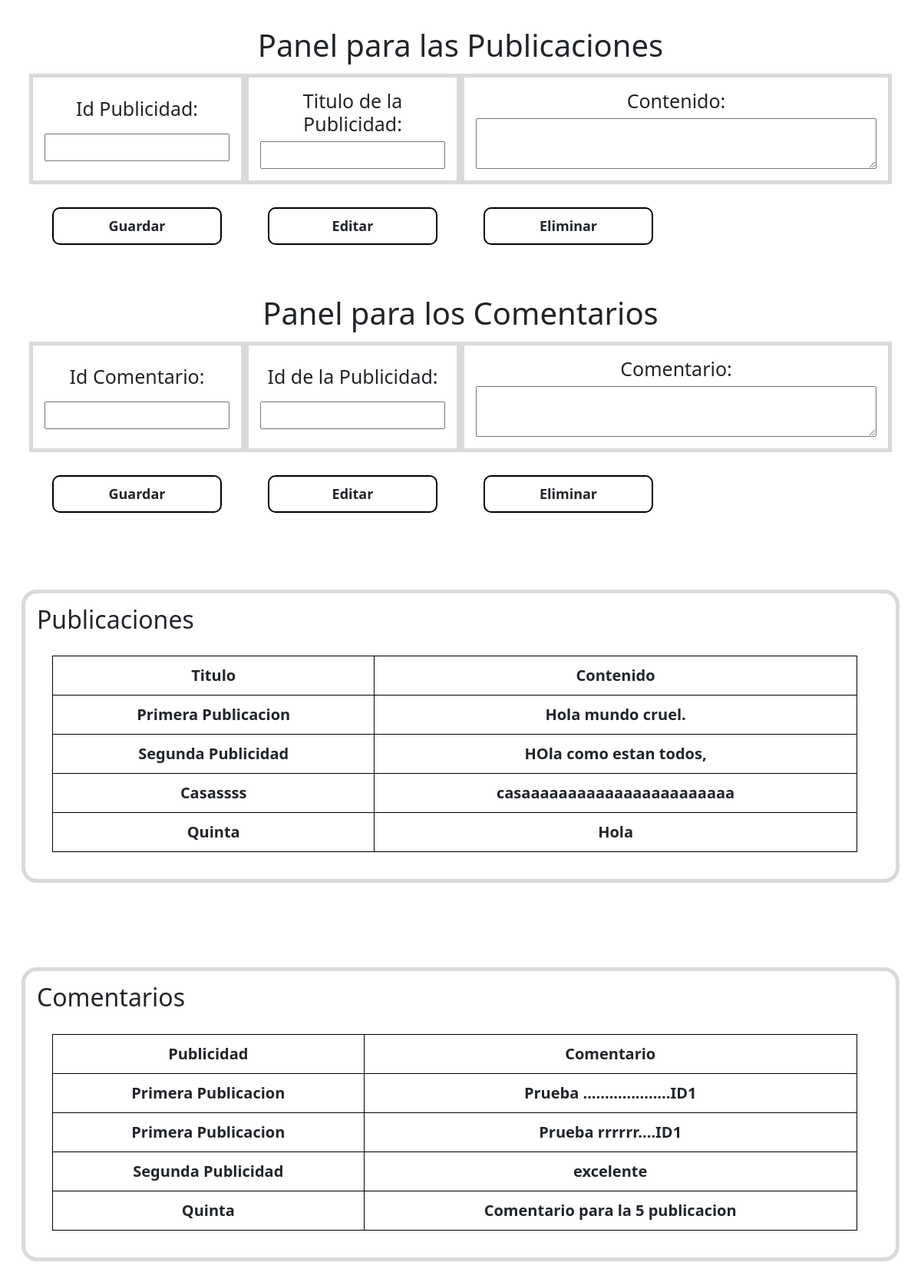
/Panelpost.php, run on the app's committed database.
### tables this page shows
CREATE TABLE `publicaciones` (
  `id` int(11) NOT NULL,
  `title` varchar(200) NOT NULL,
  `content` varchar(1000) NOT NULL,
  `author_id` int(11) NOT NULL,
  `created_at` varchar(500) NOT NULL
);

CREATE TABLE `comentarios` (
  `Id` int(11) NOT NULL,
  `post_id` int(11) NOT NULL,
  `content` varchar(1000) NOT NULL,
  `author_id` int(11) NOT NULL,
  `created_at` varchar(1000) NOT NULL
);

### Post.php (called while the page is built, shortened)
<?php
 include 'BaseDatos.php';
class Datos {
    private $baseDeDatos;
      public function __construct($baseDeDatos)
      {
        $this->baseDeDatos = $baseDeDatos;
      }
      public function mostrar(){
        $sql = "SELECT `title`, `content` FROM `publicaciones`";
                $stmt = $this->baseDeDatos->consulta($sql,[]);
          return $stmt;
      }
      public function mostrar2(){
        $sql = "SELECT P.title, C.content FROM publicaciones P INNER JOIN comentarios C WHERE P.id = C.post_id";
                $stmt = $this->baseDeDatos->consulta($sql,[]);
          return $stmt;
      }
}
?>

### BaseDatos.php (called while the page is built, shortened)
<?php
class B_Datos {
    public $host;
    public $usuario;
    public $contrasena;
    public $nombreBD;
    private $pdo;
    public function __construct($host, $usuario, $contrasena, $nombreBD) {
        $this->host = $host;
        $this->usuario = $usuario;
        $this->contrasena = $contrasena;
        $this->nombreBD = $nombreBD;
    }
    public function conectar() {
        try {
            $dsn = "mysql:host={$this->host};dbname={$this->nombreBD}";
            $this->pdo = new PDO($dsn, $this->usuario, $this->contrasena);
            $this->pdo->setAttribute(PDO::ATTR_ERRMODE, PDO::ERRMODE_EXCEPTION);
        } catch (PDOException $e) {
            die("Error de conexión: " . $e->getMessage());
        }
    }
    public function consulta($sql, $parametros = array()) {
        try {
            $stmt = $this->pdo->prepare($sql);
            $stmt->execute($parametros);
            return $stmt->fetchAll(PDO::FETCH_ASSOC);
        } catch (PDOException $e) {
            echo'
            <script>
            alert("Registro duplicado ");
            location.href="Panelpost.php";
            </script>';
        }
    }
}
?>

### Panelpost.php (the view, shortened to what this page needs)
<!DOCTYPE html>
<html>
<head>
    <link rel="stylesheet" type="text/css" href="Style.css">
  <link href="https://cdn.jsdelivr.net/npm/bootstrap@5.3.0-alpha3/dist/css/bootstrap.min.css" rel="stylesheet">
</head>
<body>
<section class="panelpost">
  <h3>Panel para las Publicaciones</h3>
  <form  action="Post.php" method="POST">
    <div class="row">
        <div class = "columna col-3">
          <h1 for="NumID">Id Publicidad:</h1>
          <input type="text" id="id" name= "NumID" value="">
        </div>
        <div class = "columna col-3">
          <h1 for="title">Titulo de la Publicidad:</h1>
          <input type="text" id="titulo" name= "Title" value="">
        </div>
        <div class = "columna col-6">
          <h1 for="Area">Contenido:</h1>
          <textarea  type="text" name ="area" ></textarea>
        </div>
    </div>
    <div class="row">
      <div class = "columna1 col-3">
        <button type="submit" class="btn" name="Btn"  value="Guardar">
          Guardar
        </button>
      </div>
      <div class = "columna1 col-3">
        <button type="submit" class="btn" name="Btn" value="Editar">
          Editar
        </button>
      </div>
      <div class = "columna1 col-3">
        <button type="submit" class="btn" name="Btn" value="Eliminar">
          Eliminar
        </button>
      </div>
    </div>
  </form>
</section>
<section class="panelpost">
  <h3>Panel para los Comentarios</h3>
  <form  action="Comment.php" method="POST">
    <div class="row">
        <div class = "columna col-3">
          <h1 for="NumID">Id Comentario:</h1>
          <input type="text" id="id" name= "NumID" value="">
        </div>
        <div class = "columna col-3">
          <h1 for="title">Id de la Publicidad:</h1>
          <input type="text" id="titulo" name= "id_pub" value="">
        </div>
        <div class = "columna col-6">
          <h1 for="Area">Comentario:</h1>
          <textarea  type="text" name ="area" ></textarea>
        </div>
    </div>
    <div class="row">
      <div class = "columna1 col-3">
        <button type="submit" class="btn" name="Btn"  value="Guardar">
          Guardar
        </button>
      </div>
      <div class = "columna1 col-3">
        <button type="submit" class="btn" name="Btn" value="Editar">
          Editar
        </button>
      </div>
      <div class = "columna1 col-3">
        <button type="submit" class="btn" name="Btn" value="Eliminar">
          Eliminar
        </button>
      </div>
    </div>
  </form>
</section>
<section class="datos">
  <div class="row">
    <div class = "columna col-12">
    <h2>Publicaciones</h2>
      <?php
         include 'Post.php';
        $BD = new B_Datos("localhost", "root", "", "bd_blog");
        $BD->conectar();
        $datos = New Datos($BD);
        $result = $datos->mostrar();
          if (!empty($result)) {
            echo '<table>';
            echo '<tr>';
            echo '<th>' . "Titulo". '</th>';
                echo '<th>' . "Contenido". '</th>';
            echo '</tr>';
            foreach ($result as $fila) {
                echo '<tr>';
                foreach ($fila as $valor) {
                  echo '<td>' . $valor . '</td>';
                }
                echo '</tr>';
            }
            echo '</table>';
          } else {
            echo 'El arreglo está vacío.';
          }
      ?>
    </div>
  </div>
</section>
<section class="datos">
  <div class="row">
    <div class = "columna col-12">
    <h2>Comentarios</h2>
      <?php
        $BD = new B_Datos("localhost", "root", "", "bd_blog");
        $BD->conectar();
        $datos = New Datos($BD);
        $result = $datos->mostrar2();
          if (!empty($result)) {
            echo '<table>';
            echo '<tr>';
            echo '<th>' . "Publicidad ". '</th>';
                echo '<th>' . "Comentario". '</th>';
            echo '</tr>';
            foreach ($result as $fila) {
                echo '<tr>';
                foreach ($fila as $valor) {
                  echo '<td>' . $valor . '</td>';
                }
                echo '</tr>';
            }
            echo '</table>';
          } else {
            echo 'El arreglo está vacío.';
          }
      ?>
    </div>
  </div>
</section>
</body>
</html>

### Style.css (style rules this page uses)
body { font-family: Arial, sans-serif; }
.datos { padding: 60px 40px 40px 40px; font-size: 25px; font-weight: bold; margin: 10px 0; }
.datos .columna { padding: 15px; border: 5px solid #8080804d; display: flex; flex-direction: column; align-items: normal; justify-content: space-evenly; transition: all 0.2s ease-in; border-radius: 20px; }
.panelpost { padding: 20px 40px 0px 40px; font-size: 20px; font-weight: bold; margin: 10px; }
.panelpost h1 { font-size: 25px; }
.panelpost h3 { padding: 5px;; font-size: 40px; text-align: center; }
.panelpost .columna { padding: 15px; border: 5px solid #8080804d; display: flex; flex-direction: column; align-items: normal; justify-content: space-evenly; transition: all 0.2s ease-in; }
.panelpost .columna1 { padding: 15px; display: flex; flex-direction: column; align-items: normal; justify-content: space-evenly; transition: all 0.2s ease-in; border-radius: 10px; }
.panelpost .btn { background-color: #ffffff; font-weight: bold; border: 2px solid #000000; padding: 0.5em 2.5em; cursor: pointer; margin: 15px; border-radius: 10px; font-size: 18px; }

### Post.php (style rules this page uses)
table { width: 95%; border-collapse: collapse; margin: 20px; font-size: 20px; font-weight: bold; }
h1 { font-size: 40px; text-align: center; }
table, th, td { border: 1px solid black; }
th, td { padding: 10px; text-align: center; }

### data on the page
publicaciones: title "Primera Publicacion", content "Hola mundo cruel.", comentarios.content "Prueba ....................ID1", comentarios.content "Prueba rrrrrr....ID1"
publicaciones: title "Segunda Publicidad", content "HOla como estan todos,", comentarios.content "excelente"
publicaciones: title "Casassss", content "casaaaaaaaaaaaaaaaaaaaaaaa"
publicaciones: title "Quinta", content "Hola", comentarios.content "Comentario para la 5 publicacion"
